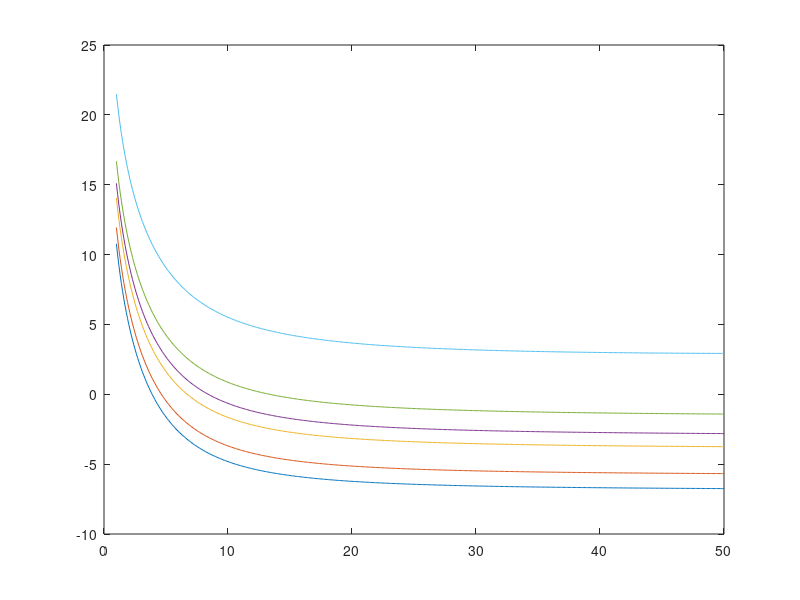

Recreate this plot in MATLAB. (Note: this script raises an error after producing the figure.)
clc
close all
clear
% to do:
% add absorption to change T_60
% done: T_60 of rehersal hall
% done: C_80 and G dependant on T_60_calc
% desired T_60 for rehersal room?

%% reverb time and absorption of audience and seats
% All tables are for the octave bands from 125 Hz to 4 kHz

V = 18000;          %Volume
c = 340;            % speed of sound

f_oct = [125 250 500 1000 2000 4000];

area_peraudiencemember = 0.5*0.55;                  % area per seat

area_audience = 2300 * area_peraudiencemember;      % area of whole audience

abs_seated = [0.62 0.72 0.8 0.83 0.84 0.85];        % absorption coeff seated
abs_empty = [0.54 0.62 0.68 0.7 0.68 0.66];         % absorption coeff empty
att_coeff = [0 0 0.0024 0.0042 0.0089 0.0262];      % attanuation coeff

% reverb time when seated and empty
T_60_calc_seated = 24*log(10)*V./(c*(4*att_coeff*V - area_audience*log(1-abs_seated)));
T_60_calc_empty = 24*log(10)*V./(c*(4*att_coeff*V - area_audience*log(1-abs_empty)));

%% clarity
r = 1:0.1:50;

E_direct = zeros(1,length(r));
E_direct(:) = 100./r.^2;

E_early_empty = zeros(length(T_60_calc_empty), length(r));
E_late_empty = zeros(length(T_60_calc_empty), length(r));
C_80_empty = zeros(length(T_60_calc_empty), length(r));

E_early_occ = zeros(length(T_60_calc_seated), length(r));
E_late_occ = zeros(length(T_60_calc_seated), length(r));
C_80_occ = zeros(length(T_60_calc_seated), length(r));

for i = 1:length(T_60_calc_empty)

    E_early_empty(i,:) = (31200*T_60_calc_empty(i)/V)*exp(-0.04.*r./T_60_calc_empty(i))*(1-exp(-1.11/T_60_calc_empty(i)));
    E_late_empty(i,:) = (31200*T_60_calc_empty(i)/V)*exp(-0.04.*r./T_60_calc_empty(i))*exp(-1.11/T_60_calc_empty(i));
    C_80_empty(i,:) = 10*log10((E_direct+E_early_empty(i,:))./E_late_empty(i,:));

    E_early_occ(i,:) = (31200*T_60_calc_seated(i)/V)*exp(-0.04.*r./T_60_calc_seated(i))*(1-exp(-1.11/T_60_calc_seated(i)));
    E_late_occ(i,:) = (31200*T_60_calc_seated(i)/V)*exp(-0.04.*r./T_60_calc_seated(i))*exp(-1.11/T_60_calc_seated(i));
    C_80_occ(i,:) = 10*log10((E_direct+E_early_empty(i,:))./E_late_empty(i,:));
end

%% strength

A = 0.163*V./T_60_calc_seated;          % equivilant absorption area
Q = 1;                                  % directivity
delta = 6.91./T_60_calc_empty;          % decay
ref = Q/(4*pi*10^2);
dir = Q./(4*pi*r.^2);

diff = zeros(length(A), length(r));
G = zeros(length(A), length(r));

for i = 1:length(A)
    diff(i,:) = 4./A(i) * exp(-2*delta(i)*r./c);
    G(i,:) = 10*log10((dir + diff(i,:))./ref);
end

%% rehersal room

abs_area_person = [0.05 0.16 0.25 0.58 0.86 1.03];
n_person = 100;                             % number of people in rehersal room

V_rehersal = 20*10*5;                          % Volume of rehersal room
area_wall = 2 * (20*10 + 20*5 + 10*5);      % area of the walls, floor and ceiling in rehersal room

abs_wall = [0.2 0.18 0.15 0.12 0.1 0.1];    % absorption coefficient of wall
abs_area_wall = area_wall*abs_wall;         % eq. absorption area of walls

% reverberation time of rehersal room
T_60_rehersal = 0.163*V_rehersal./(n_person*abs_area_person + abs_area_wall);

%% plots

% clarity
figure
plot(r, C_80_occ)
hold on
thickenall_big;
grid on
xlabel('Distance r in m')
ylabel('Clarity C_{80} in dB')
legend('125','250','500','1k','2k','4k')
%ylim([-5 20])

% strength
figure
plot(r, G)
thickenall_big;
grid on 
legend('125','250','500','1k','2k','4k')
xlabel('Distance r in m')
ylabel('Strength G in dB')
xlim([0 40])
ylim([-5 20])

% T_60
figure
semilogx(f_oct, T_60_calc_empty)
hold on
grid on
semilogx(f_oct, T_60_calc_seated)
thickenall_big;
xticks(f_oct);
xticklabels({'125', '250', '500', '1k', '2k', '4k'})
xlim([0 5000])
ylim([0 4])
xlabel('f in Hz')
ylabel('T_{60} in s')
legend('empty','seated')
